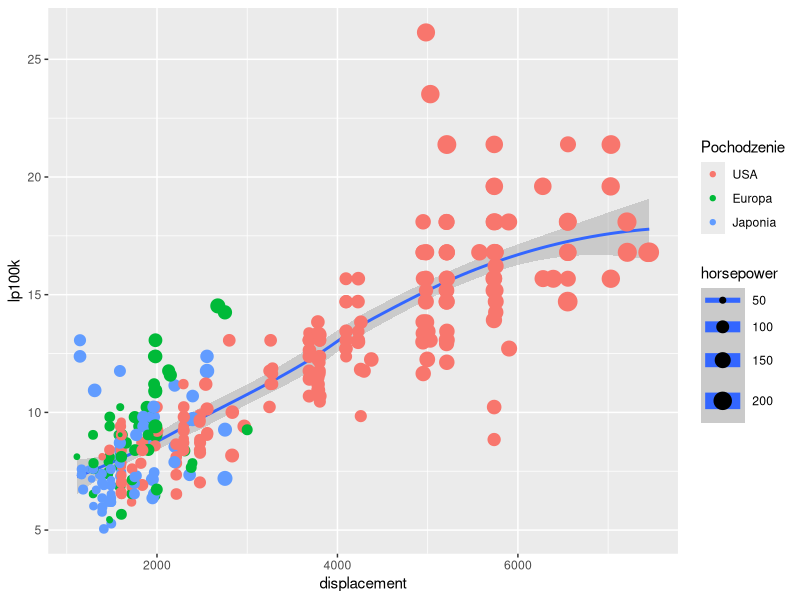
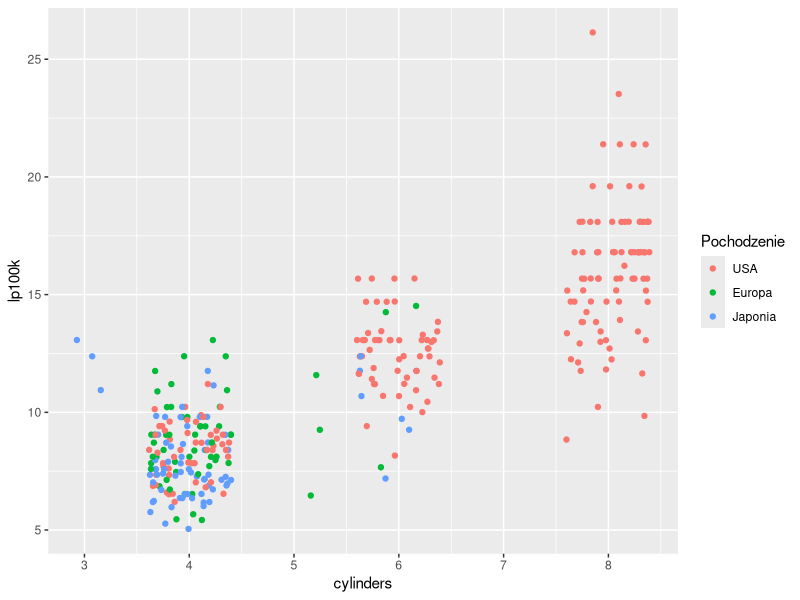
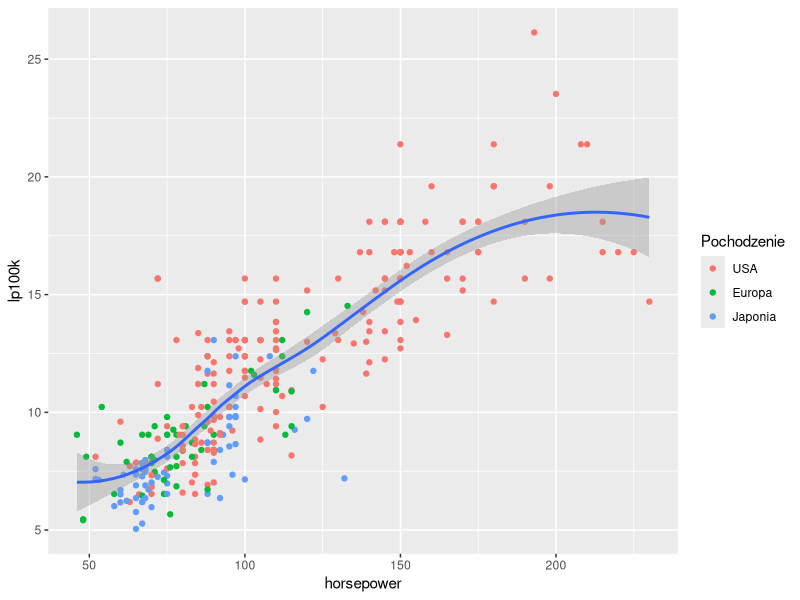
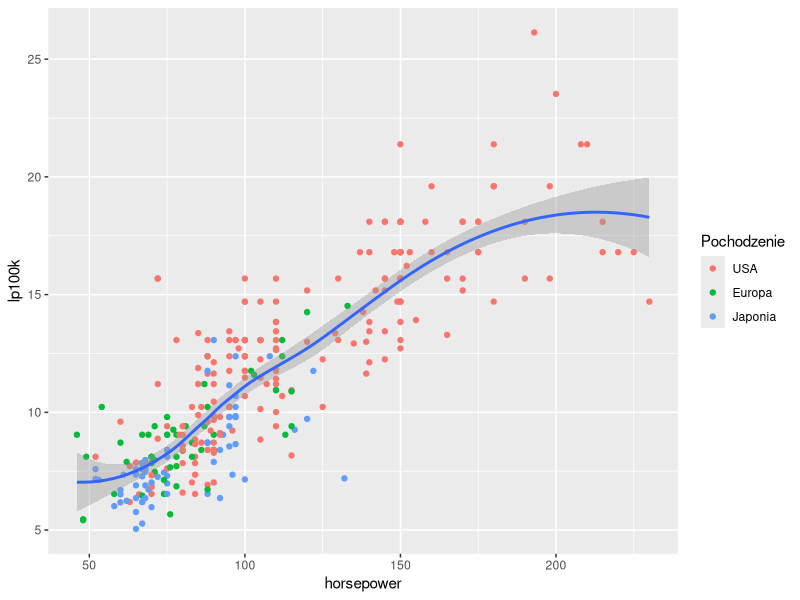
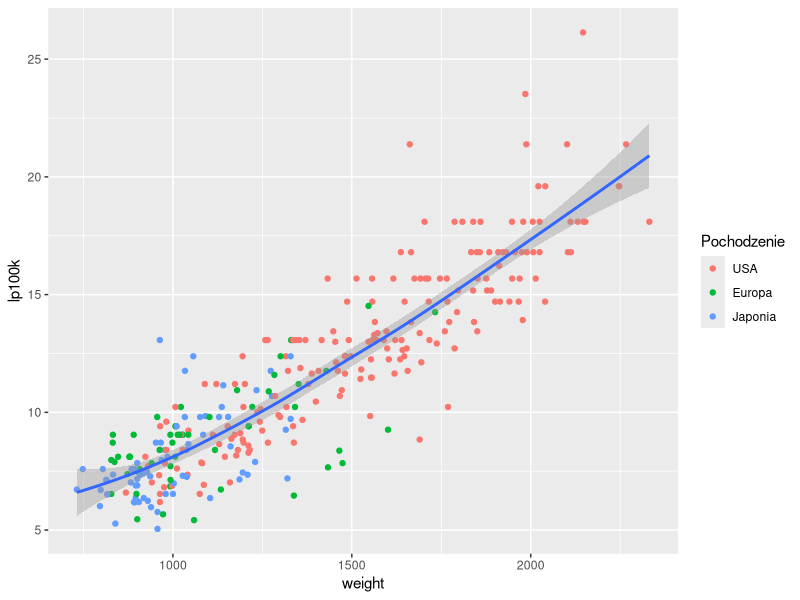
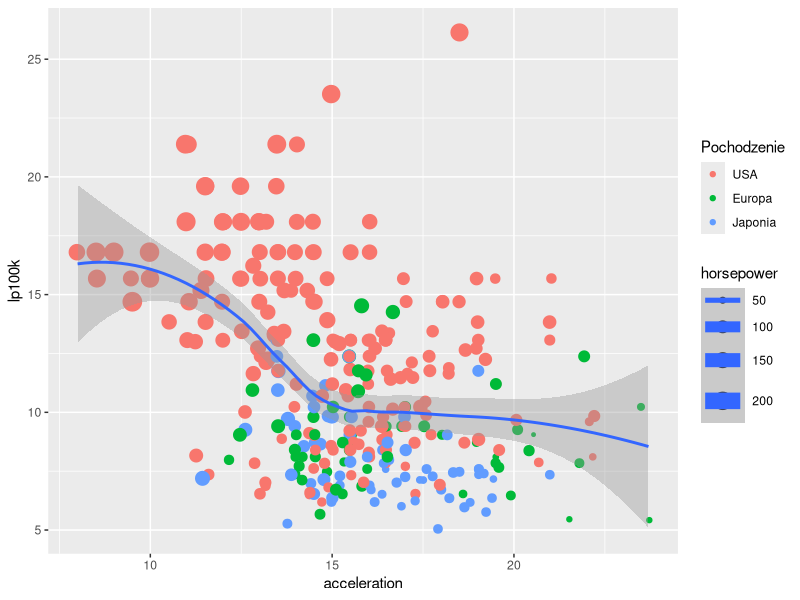
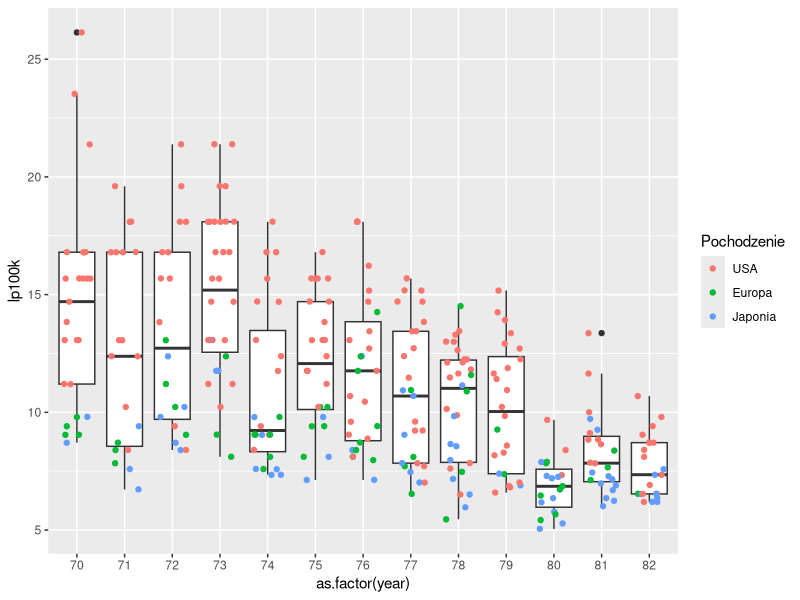
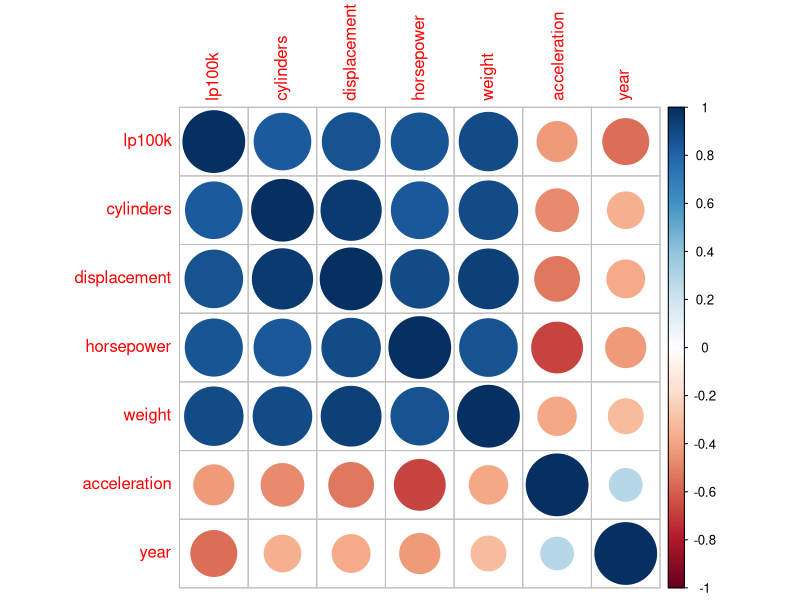

These figures' R source, in order: (Note: a time limit stopped this script after it produced the figures.)
#Bartłomiej Fatyga
#wczytanie bibliotek
library(readr)
library(dplyr)
library(tidyr)
library(ggplot2)
library(corrplot)
library(broom)
library(reshape2)
library(tseries)
#wczytanie danych
samochodziki <- read_csv("cars.csv")
View(samochodziki)
#zamiana jednostek
samochodziki <- samochodziki %>% mutate(mpg = (3.78541178/(mpg * 1.609344))*100, displacement = displacement * 16.38706,
                                        weight = weight*0.45359237)

#zmiana nazw kolumn
colnames(samochodziki) <- c("lp100k","cylinders","displacement", "horsepower", "weight", "acceleration", "year", "origin", "name")
str(samochodziki)
#Podstawowe statystki
summary(samochodziki[,1:7])
#wizualizacja danych
#spalanie od pojemności
samochodziki %>% 
  ggplot(aes(x = displacement,  y = lp100k, size = horsepower)) +
  geom_smooth() +
  geom_jitter(aes(col = as.factor(origin))) +
  scale_colour_discrete(name  ="Pochodzenie",
                        labels=c("USA", "Europa", "Japonia"))
#spalanie od cylindrów
samochodziki %>% 
  ggplot(aes(x = cylinders,  y = lp100k)) +
  geom_jitter(aes(col = as.factor(origin))) +
  scale_colour_discrete(name  ="Pochodzenie",
                        labels=c("USA", "Europa", "Japonia")) 
#spalanie od koni mechanicznych
samochodziki %>%
  ggplot(aes(x = horsepower, y = lp100k)) +
  geom_point(aes(col = as.factor(origin))) +
  geom_smooth() +
  scale_colour_discrete(name  ="Pochodzenie",
                        labels=c("USA", "Europa", "Japonia")) 
samochodziki %>%
  ggplot(aes(x = horsepower, y = lp100k)) +
  geom_point(aes(col = as.factor(origin))) +
  geom_smooth() +
  scale_colour_discrete(name  ="Pochodzenie",
                        labels=c("USA", "Europa", "Japonia"))
#spalanie od wagi
samochodziki %>%
  ggplot(aes(x = weight, y = lp100k)) +
  geom_point(aes(col = as.factor(origin))) +
  geom_smooth() +
  scale_colour_discrete(name  ="Pochodzenie",
                        labels=c("USA", "Europa", "Japonia")) 
#spalanie od przyspieszenia
samochodziki %>%
  ggplot(aes(x = acceleration, y = lp100k, size = horsepower)) +
  geom_jitter(aes(col = as.factor(origin))) +
  geom_smooth() +
  scale_colour_discrete(name  ="Pochodzenie",
                        labels=c("USA", "Europa", "Japonia")) 
#spalanie od roku produkcji
samochodziki %>%
  ggplot(aes(x = as.factor(year), y = lp100k)) +
  geom_boxplot() +
  geom_jitter(aes(col = as.factor(origin)), width = .3) +
  scale_colour_discrete(name  ="Pochodzenie",
                        labels=c("USA", "Europa", "Japonia"))

#Wstępne wnioski:
#1. Pojemność jest powiązan z liczbą koni mechanicznych i pochodzeniem
#2. Cylindry również powiązane są liczbą koni mechanicznych oraz pochodzeniem
#3. Widać rosnącą zależność między liczbą koni,a spalaniem
#4. Również widać rosnącą zależność między wagą samochodu, a spalaniem
#5. Nie widać znaczącej zależności miedzy przyspieszenie, a spalaniem
#6. Rok produkcji ma duże znaczenie przy średnim spalaniu, widzimy wyraźny trend spadkowy, co do spalania w przeciągu lat
#7. Pochodzonie jest raczej związane z wielkością produkowanych samochodów, a nie ze spalaniem

#Macierz korelacji
cor(samochodziki[1:7])
corrplot(cor(samochodziki[1:7]), method = "circle")
#Macierz korelacji niewiele wyjaśnia, gdyż jak zauważyliśmy wcześniej mamy korelację pomiędzy liczbą cylindrów, pojemnością, liczbą koni mechanicznych oraz wagą

#Dobór zmiennych
#Posłużymy się metodą backward selection oraz przyjrzymy się Adjusted R-Squared
summary(lm(lp100k ~ cylinders+displacement+horsepower+weight+acceleration+year+as.factor(origin), data = samochodziki))
AIC(lm(lp100k ~ cylinders+displacement+horsepower+weight+acceleration+year+as.factor(origin), data = samochodziki))
summary(lm(lp100k ~ cylinders+displacement+horsepower+weight+year+as.factor(origin), data = samochodziki))
AIC(lm(lp100k ~ cylinders+displacement+horsepower+weight+year+as.factor(origin), data = samochodziki))
summary(lm(lp100k ~ displacement+horsepower+weight+year+as.factor(origin), data = samochodziki))
AIC(lm(lp100k ~ displacement+horsepower+weight+year+as.factor(origin), data = samochodziki))
summary(lm(lp100k ~ horsepower+weight+year+as.factor(origin), data = samochodziki))
AIC(lm(lp100k ~ horsepower+weight+year+as.factor(origin), data = samochodziki))
summary(lm(lp100k ~ horsepower+weight+year, data = samochodziki)) #<---- Najlepszy model
AIC(lm(lp100k ~ horsepower+weight+year, data = samochodziki))

model_classic <- lm(lp100k ~ horsepower+weight+year, data = samochodziki)
summary(model_classic)

#szukanie outliers
model_classic %>% augment() %>% arrange(desc(.hat), .cooksd) %>% head()

#Zdecydowałem się logarytmować zmienne objaśniające dla uzyskania lepszych wyników
#LOL jednak nie
model_log10 <- lm(lp100k ~ log10(horsepower)+log10(weight)+log10(year), data = samochodziki)
summary(model_log10)
plot(lm(lp100k ~ horsepower+weight+year, data = samochodziki))

#Nie zwracać uwagi
mean(model_classic$residuals)
sd(model_classic$residuals)

#Wykres wartości rzeczywistych do reszt
samochodziki %>% 
  mutate(dopasowane = model_classic$fitted.values) %>% 
  arrange(lp100k) %>%
  mutate(index = 1:nrow(samochodziki)) %>%
  ggplot(aes(x = index)) +
  geom_point(aes(y = lp100k), color = "red") +
  geom_point(aes(y = dopasowane), color = "blue")

#Znowu nie zwracać uwagi  
coefs_mod_log10 <- summary(model_log10)$coefficients
coefs_mod_log10

#Przedziały ufności
#90% przedział ufności dla horsepower
coefs_mod_log10[2,1] + 
  qnorm(c(.05, .95)) * coefs_mod_log10[2,2]
#95%
coefs_mod_log10[2,1] + 
  qnorm(c(.025, .975)) * coefs_mod_log10[2,2]
#99%
coefs_mod_log10[2,1] + 
  qnorm(c(.005, .995)) * coefs_mod_log10[2,2]
#90% przedział ufności dla weight
coefs_mod_log10[3,1] + 
  qnorm(c(.05, .95)) * coefs_mod_log10[3,2]
#95%
coefs_mod_log10[3,1] + 
  qnorm(c(.025, .975)) * coefs_mod_log10[3,2]
#99%
coefs_mod_log10[3,1] + 
  qnorm(c(.005, .995)) * coefs_mod_log10[3,2]
#90% przedział ufności dla year
coefs_mod_log10[4,1] + 
  qnorm(c(.05, .95)) * coefs_mod_log10[4,2]
#95%
coefs_mod_log10[4,1] + 
  qnorm(c(.025, .975)) * coefs_mod_log10[4,2]
#99%
coefs_mod_log10[4,1] + 
  qnorm(c(.005, .995)) * coefs_mod_log10[4,2]

#parametr przy log10
par_log10hors_vect <- rep(NA, 10 ^ 5)
par_log10weig_vect <- rep(NA, 10 ^ 5)
par_log10year_vect <- rep(NA, 10 ^ 5)

data <- samochodziki %>% 
  mutate(log_horsepower = log10(horsepower), log_weight = log10(weight), log_year = log10(year)) %>%
  select(lp100k, log_horsepower, log_weight, log_year) %>%
  filter(!(is.na(log_horsepower + log_weight + log_year + lp100k)))
str(data)

set.seed(123)
for(i in 1:10^5){
  boot_sample <- sample(1:nrow(data), 
                        nrow(data), 
                        replace = T)
  model <- lm(lp100k ~ log_horsepower + log_weight + log_year, 
              data = data[boot_sample, ])
  par_log10hors_vect[i] <- coef(model)[2]
  par_log10weig_vect[i] <- coef(model)[3]
  par_log10year_vect[i] <- coef(model)[4]
}

#90% bootstrapowy przedzial ufnosci 
##dla horsepower
quantile(par_log10hors_vect, c(0.05, 0.95))

#95%
quantile(par_log10hors_vect, c(0.025, 0.975))

#99%
quantile(par_log10hors_vect, c(0.005, 0.995))
#90% bootstrapowy przedzial ufnosci 
##dla weight
quantile(par_log10weig_vect, c(0.05, 0.95))

#95%
quantile(par_log10weig_vect, c(0.025, 0.975))

#99%
quantile(par_log10weig_vect, c(0.005, 0.995))
#90% bootstrapowy przedzial ufnosci 
##dla year
quantile(par_log10year_vect, c(0.05, 0.95))

#95%
quantile(par_log10year_vect, c(0.025, 0.975))

#99%
quantile(par_log10year_vect, c(0.005, 0.995))


set.seed(321)
par_log10hors_df <- tibble(bootstrap = par_log10hors_vect,
                           classic = 
                             coefs_mod_log10[2,1] + 
                             rnorm(10^5) * 
                             coefs_mod_log10[2,2]) %>%
  gather(type, parameter)


par_log10hors_df %>%
  ggplot(aes(x = parameter, col = type)) + 
  geom_density()

set.seed(321)
par_log10weig_df <- tibble(bootstrap = par_log10weig_vect,
                           classic = 
                             coefs_mod_log10[3,1] + 
                             rnorm(10^5) * 
                             coefs_mod_log10[3,2]) %>%
  gather(type, parameter)


par_log10weig_df %>%
  ggplot(aes(x = parameter, col = type)) + 
  geom_density()

set.seed(321)
par_log10year_df <- tibble(bootstrap = par_log10year_vect,
                           classic = 
                             coefs_mod_log10[4,1] + 
                             rnorm(10^5) * 
                             coefs_mod_log10[4,2]) %>%
  gather(type, parameter)


par_log10year_df %>%
  ggplot(aes(x = parameter, col = type)) + 
  geom_density()




#=======================================================
#STREFA TESTÓW STREFA TESTÓW STREFA TESTÓW STREFA TESTÓW
#=======================================================

coefs_mod <- summary(model_classic)$coefficients
coefs_mod

#Przedziały ufności
#90% przedział ufności dla horsepower
coefs_mod[2,1] + 
  qnorm(c(.05, .95)) * coefs_mod[2,2]
#95%
coefs_mod[2,1] + 
  qnorm(c(.025, .975)) * coefs_mod[2,2]
#99%
coefs_mod[2,1] + 
  qnorm(c(.005, .995)) * coefs_mod[2,2]
#90% przedział ufności dla weight
coefs_mod[3,1] + 
  qnorm(c(.05, .95)) * coefs_mod[3,2]
#95%
coefs_mod[3,1] + 
  qnorm(c(.025, .975)) * coefs_mod[3,2]
#99%
coefs_mod[3,1] + 
  qnorm(c(.005, .995)) * coefs_mod[3,2]
#90% przedział ufności dla year
coefs_mod[4,1] + 
  qnorm(c(.05, .95)) * coefs_mod[4,2]
#95%
coefs_mod[4,1] + 
  qnorm(c(.025, .975)) * coefs_mod[4,2]
#99%
coefs_mod[4,1] + 
  qnorm(c(.005, .995)) * coefs_mod[4,2]

#parametr przy log10
par_hors_vect <- rep(NA, 10 ^ 5)
par_weig_vect <- rep(NA, 10 ^ 5)
par_year_vect <- rep(NA, 10 ^ 5)

data_test <- samochodziki
str(data_test)

set.seed(123)
for(i in 1:10^5){
  boot_sample <- sample(1:nrow(data_test), 
                        nrow(data_test), 
                        replace = T)
  model <- lm(lp100k ~ horsepower + weight + year, 
              data = data_test[boot_sample, ])
  par_hors_vect[i] <- coef(model)[2]
  par_weig_vect[i] <- coef(model)[3]
  par_year_vect[i] <- coef(model)[4]
}

#90% bootstrapowy przedzial ufnosci 
##dla horsepower
quantile(par_hors_vect, c(0.05, 0.95))

#95%
quantile(par_hors_vect, c(0.025, 0.975))

#99%
quantile(par_hors_vect, c(0.005, 0.995))
#90% bootstrapowy przedzial ufnosci 
##dla weight
quantile(par_weig_vect, c(0.05, 0.95))

#95%
quantile(par_weig_vect, c(0.025, 0.975))

#99%
quantile(par_weig_vect, c(0.005, 0.995))
#90% bootstrapowy przedzial ufnosci 
##dla year
quantile(par_year_vect, c(0.05, 0.95))

#95%
quantile(par_year_vect, c(0.025, 0.975))

#99%
quantile(par_year_vect, c(0.005, 0.995))


set.seed(321)
par_hors_df <- tibble(bootstrap = par_hors_vect,
                           classic = 
                             coefs_mod[2,1] + 
                             rnorm(10^5) * 
                             coefs_mod[2,2]) %>%
  gather(type, parameter)


par_hors_df %>%
  ggplot(aes(x = parameter, col = type)) + 
  geom_density()

set.seed(321)
par_weig_df <- tibble(bootstrap = par_weig_vect,
                           classic = 
                             coefs_mod[3,1] + 
                             rnorm(10^5) * 
                             coefs_mod[3,2]) %>%
  gather(type, parameter)


par_weig_df %>%
  ggplot(aes(x = parameter, col = type)) + 
  geom_density()

set.seed(321)
par_year_df <- tibble(bootstrap = par_year_vect,
                           classic = 
                             coefs_mod[4,1] + 
                             rnorm(10^5) * 
                             coefs_mod[4,2]) %>%
  gather(type, parameter)


par_year_df %>%
  ggplot(aes(x = parameter, col = type)) + 
  geom_density()

#Wykres rzeczywistych od dopasowanych w bootstrap
samochodziki %>% 
  mutate(dopasowane_bootstrap =  model_classic$coefficients[1] + horsepower*mean(par_hors_vect) + weight*mean(par_weig_vect) + year*mean(par_year_vect),
         dopasowane = model_classic$fitted.values) %>%
  arrange(lp100k) %>%
  mutate(index = 1:nrow(samochodziki)) %>%
  ggplot(aes(x = index)) +
  geom_point(aes(y = lp100k), color = "red") +
  geom_point(aes(y = dopasowane_bootstrap), color = "blue")

#Takie tam wykresiki
plot(density(model_classic$residuals))
#Jarque-Bera
jarque.bera.test(model_classic$residuals)
